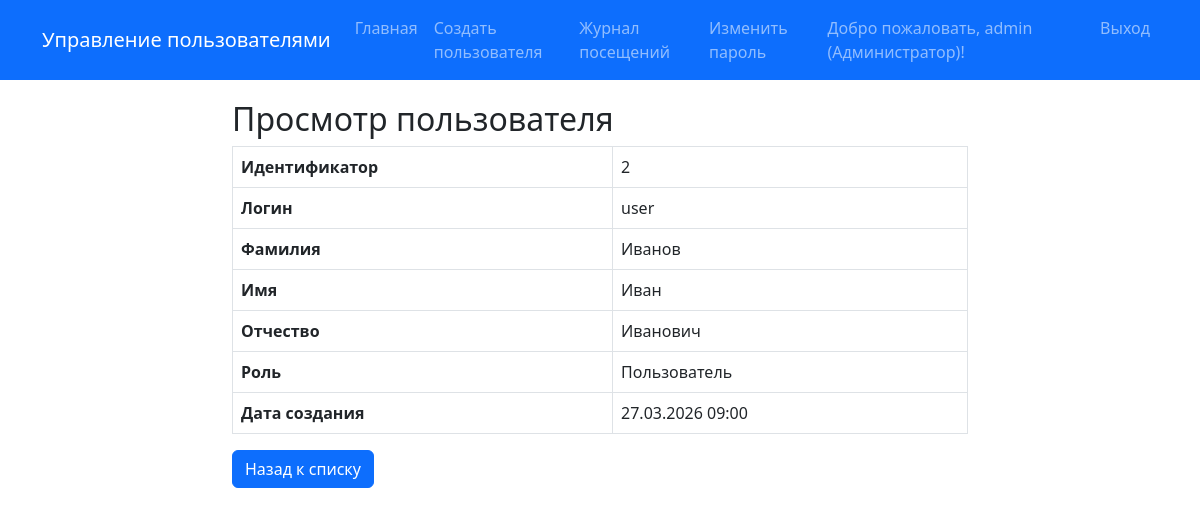
The app's page /users/2 (signed in) with its own data.
### models.py (models this page shows, shortened)
class User(db.Model, UserMixin):
    __tablename__ = 'users'
    id = db.Column(db.Integer, primary_key=True)
    login = db.Column(db.String(50), nullable=False, unique=True)
    password_hash = db.Column(db.String(255), nullable=False)
    last_name = db.Column(db.String(100))
    first_name = db.Column(db.String(100), nullable=False)
    middle_name = db.Column(db.String(100))
    role_id = db.Column(db.Integer, db.ForeignKey('roles.id'))
    created_at = db.Column(db.DateTime, default=datetime.utcnow, nullable=False)
    def has_role(self, role_name):
        return self.role and self.role.name == role_name

class Role(db.Model):
    __tablename__ = 'roles'
    id = db.Column(db.Integer, primary_key=True)
    name = db.Column(db.String(100), nullable=False, unique=True)
    description = db.Column(db.Text)
    users = db.relationship('User', backref='role', lazy=True)

### app.py (the view)
@app.route('/users/<int:user_id>')
@login_required
def user_view(user_id):
    user = db.session.get(User, user_id)
    if user is None:
        flash('Пользователь не найден!', 'danger')
        return redirect(url_for('index'))
    if not current_user.has_role('Администратор'):
        if user.id != current_user.id:
            flash('У вас недостаточно прав для просмотра этого профиля.', 'danger')
            return redirect(url_for('index'))
    return render_template('user_view.html', user=user)

### app.py (called while the page is built)
@login_manager.user_loader
def load_user(user_id):
    return db.session.get(User, int(user_id))

@app.before_request
def log_visit():
    excluded_paths = ['/static/', '/reports/', '/login', '/logout', '/favicon.ico']
    if request.path.startswith(tuple(excluded_paths)):
        return
    if not hasattr(g, 'visit_logged'):
        g.visit_logged = True
        visit = VisitLog(
            path=request.path,
            user_id=current_user.id if current_user.is_authenticated else None
        )
        db.session.add(visit)
        try:
            db.session.commit()
        except:
            db.session.rollback()

### templates/user_view.html
{% extends "base.html" %}
{% block content %}
<div class="row">
    <div class="col-md-8 offset-md-2">
        <h2>Просмотр пользователя</h2>
        <table class="table table-bordered">
            <tr>
                <th>Идентификатор</th>
                <td>{{ user.id }}</td>
            </tr>
            <tr>
                <th>Логин</th>
                <td>{{ user.login }}</td>
            </tr>
            <tr>
                <th>Фамилия</th>
                <td>{{ user.last_name if user.last_name else '—' }}</td>
            </tr>
            <tr>
                <th>Имя</th>
                <td>{{ user.first_name }}</td>
            </tr>
            <tr>
                <th>Отчество</th>
                <td>{{ user.middle_name if user.middle_name else '—' }}</td>
            </tr>
            <tr>
                <th>Роль</th>
                <td>{{ user.role.name if user.role else 'Без роли' }}</td>
            </tr>
            <tr>
                <th>Дата создания</th>
                <td>{{ user.created_at.strftime('%d.%m.%Y %H:%M') }}</td>
            </tr>
        </table>
        <div class="mt-3">
            <a href="{{ url_for('index') }}" class="btn btn-primary">Назад к списку</a>
        </div>
    </div>
</div>
{% endblock %}

### templates/base.html (shortened to what this page needs)
<!DOCTYPE html>
<html lang="ru">
<head>
    <link href="https://cdn.jsdelivr.net/npm/bootstrap@5.3.0/dist/css/bootstrap.min.css" rel="stylesheet">
</head>
<body>
    <nav class="navbar navbar-expand-lg navbar-dark bg-primary">
        <div class="container">
            <a class="navbar-brand" href="{{ url_for('index') }}">Управление пользователями</a>
            <div class="collapse navbar-collapse">
                <ul class="navbar-nav me-auto">
                    <li class="nav-item">
                        <a class="nav-link" href="{{ url_for('index') }}">Главная</a>
                    </li>
                    {% if current_user.is_authenticated %}
                        {% if current_user.has_role('Администратор') %}
                        <li class="nav-item">
                            <a class="nav-link" href="{{ url_for('user_create') }}">Создать пользователя</a>
                        </li>
                        {% endif %}
                        <li class="nav-item">
                            <a class="nav-link" href="{{ url_for('reports.index') }}">Журнал посещений</a>
                        </li>
                        <li class="nav-item">
                            <a class="nav-link" href="{{ url_for('change_password') }}">Изменить пароль</a>
                        </li>
                    {% endif %}
                </ul>
                <ul class="navbar-nav">
                    {% if current_user.is_authenticated %}
                    <li class="nav-item">
                        <span class="nav-link">Добро пожаловать, {{ current_user.login }} ({{ current_user.role.name }})!</span>
                    </li>
                    <li class="nav-item">
                        <a class="nav-link" href="{{ url_for('logout') }}">Выход</a>
                    </li>
                    {% else %}
                    <li class="nav-item">
                        <a class="nav-link" href="{{ url_for('login') }}">Вход</a>
                    </li>
                    {% endif %}
                </ul>
            </div>
        </div>
    </nav>
    <div class="container">
        {% block content %}{% endblock %}
    </div>
</body>
</html>

### templates/base.html (style rules this page uses)
.navbar { margin-bottom: 20px; }

### records on screen
User: login "admin"
Role: role.name "Администратор"
User: id "2", login "user", last_name "Иванов", first_name "Иван", middle_name "Иванович", created_at "27.03.2026 09:00"
Role: role "Пользователь"
